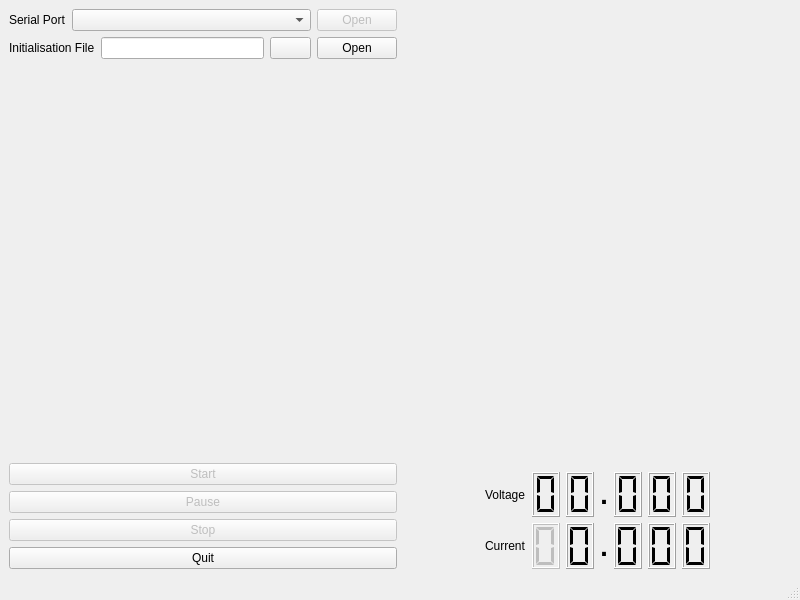
<?xml version="1.0" encoding="UTF-8"?>
<ui version="4.0">
 <class>MainWindow</class>
 <widget class="QMainWindow" name="MainWindow">
  <property name="geometry">
   <rect>
    <x>0</x>
    <y>0</y>
    <width>800</width>
    <height>600</height>
   </rect>
  </property>
  <property name="windowTitle">
   <string>MainWindow</string>
  </property>
  <widget class="QWidget" name="centralwidget">
   <layout class="QHBoxLayout" name="horizontalLayout_3" stretch="0,0">
    <item>
     <layout class="QVBoxLayout" name="verticalLayout_2" stretch="1,1,15">
      <item>
       <layout class="QHBoxLayout" name="horizontalLayout" stretch="1,5,1">
        <item>
         <widget class="QLabel" name="label">
          <property name="text">
           <string>Serial Port</string>
          </property>
         </widget>
        </item>
        <item>
         <widget class="QComboBox" name="serialPort">
          <property name="enabled">
           <bool>true</bool>
          </property>
         </widget>
        </item>
        <item>
         <widget class="QPushButton" name="openSerialPort">
          <property name="enabled">
           <bool>false</bool>
          </property>
          <property name="text">
           <string>Open</string>
          </property>
         </widget>
        </item>
       </layout>
      </item>
      <item>
       <layout class="QHBoxLayout" name="horizontalLayout_2" stretch="1,4,1,1">
        <item>
         <widget class="QLabel" name="label_2">
          <property name="text">
           <string>Initialisation File</string>
          </property>
         </widget>
        </item>
        <item>
         <widget class="QLineEdit" name="iniFile"/>
        </item>
        <item>
         <widget class="QPushButton" name="selectIniFile">
          <property name="text">
           <string/>
          </property>
          <property name="icon">
           <iconset theme="document-open">
            <normaloff>.</normaloff>.</iconset>
          </property>
         </widget>
        </item>
        <item>
         <widget class="QPushButton" name="openIniFile">
          <property name="text">
           <string>Open</string>
          </property>
         </widget>
        </item>
       </layout>
      </item>
      <item>
       <layout class="QVBoxLayout" name="verticalLayout">
        <item>
         <widget class="QLabel" name="iniIdentifier">
          <property name="text">
           <string/>
          </property>
         </widget>
        </item>
        <item>
         <widget class="QLabel" name="constantCurrent">
          <property name="text">
           <string/>
          </property>
         </widget>
        </item>
        <item>
         <widget class="QLabel" name="constantVoltage">
          <property name="text">
           <string/>
          </property>
         </widget>
        </item>
        <item>
         <widget class="QLabel" name="completeCurrent">
          <property name="text">
           <string/>
          </property>
         </widget>
        </item>
        <item>
         <widget class="QLabel" name="psuIdentifier">
          <property name="text">
           <string/>
          </property>
         </widget>
        </item>
        <item>
         <spacer name="verticalSpacer">
          <property name="orientation">
           <enum>Qt::Vertical</enum>
          </property>
          <property name="sizeHint" stdset="0">
           <size>
            <width>20</width>
            <height>40</height>
           </size>
          </property>
         </spacer>
        </item>
        <item>
         <widget class="QPushButton" name="start">
          <property name="enabled">
           <bool>false</bool>
          </property>
          <property name="text">
           <string>Start</string>
          </property>
         </widget>
        </item>
        <item>
         <widget class="QPushButton" name="pause">
          <property name="enabled">
           <bool>false</bool>
          </property>
          <property name="text">
           <string>Pause</string>
          </property>
         </widget>
        </item>
        <item>
         <widget class="QPushButton" name="stop">
          <property name="enabled">
           <bool>false</bool>
          </property>
          <property name="text">
           <string>Stop</string>
          </property>
         </widget>
        </item>
        <item>
         <widget class="QPushButton" name="quit">
          <property name="text">
           <string>Quit</string>
          </property>
         </widget>
        </item>
       </layout>
      </item>
     </layout>
    </item>
    <item>
     <layout class="QVBoxLayout" name="verticalLayout_3" stretch="10,1,1">
      <item>
       <widget class="QCustomPlot" name="ampsVoltsPlot" native="true"/>
      </item>
      <item>
       <layout class="QHBoxLayout" name="horizontalLayout_6">
        <item>
         <spacer name="horizontalSpacer_3">
          <property name="orientation">
           <enum>Qt::Horizontal</enum>
          </property>
          <property name="sizeHint" stdset="0">
           <size>
            <width>40</width>
            <height>20</height>
           </size>
          </property>
         </spacer>
        </item>
        <item>
         <widget class="QLabel" name="label_3">
          <property name="text">
           <string>Voltage</string>
          </property>
         </widget>
        </item>
        <item>
         <widget class="QLCDNumber" name="actualVoltsTens">
          <property name="sizePolicy">
           <sizepolicy hsizetype="Minimum" vsizetype="Minimum">
            <horstretch>0</horstretch>
            <verstretch>0</verstretch>
           </sizepolicy>
          </property>
          <property name="font">
           <font>
            <pointsize>10</pointsize>
           </font>
          </property>
          <property name="digitCount">
           <number>1</number>
          </property>
          <property name="segmentStyle">
           <enum>QLCDNumber::Flat</enum>
          </property>
         </widget>
        </item>
        <item>
         <widget class="QLCDNumber" name="actualVoltsOnes">
          <property name="sizePolicy">
           <sizepolicy hsizetype="Minimum" vsizetype="Minimum">
            <horstretch>0</horstretch>
            <verstretch>0</verstretch>
           </sizepolicy>
          </property>
          <property name="font">
           <font>
            <pointsize>10</pointsize>
           </font>
          </property>
          <property name="digitCount">
           <number>1</number>
          </property>
          <property name="segmentStyle">
           <enum>QLCDNumber::Flat</enum>
          </property>
         </widget>
        </item>
        <item>
         <widget class="QLabel" name="label_12">
          <property name="font">
           <font>
            <pointsize>20</pointsize>
            <bold>true</bold>
           </font>
          </property>
          <property name="text">
           <string>.</string>
          </property>
          <property name="alignment">
           <set>Qt::AlignCenter</set>
          </property>
         </widget>
        </item>
        <item>
         <widget class="QLCDNumber" name="actualVoltsTenths">
          <property name="sizePolicy">
           <sizepolicy hsizetype="Minimum" vsizetype="Minimum">
            <horstretch>0</horstretch>
            <verstretch>0</verstretch>
           </sizepolicy>
          </property>
          <property name="font">
           <font>
            <pointsize>10</pointsize>
           </font>
          </property>
          <property name="digitCount">
           <number>1</number>
          </property>
          <property name="segmentStyle">
           <enum>QLCDNumber::Flat</enum>
          </property>
         </widget>
        </item>
        <item>
         <widget class="QLCDNumber" name="actualVoltsHundreths">
          <property name="sizePolicy">
           <sizepolicy hsizetype="Minimum" vsizetype="Minimum">
            <horstretch>0</horstretch>
            <verstretch>0</verstretch>
           </sizepolicy>
          </property>
          <property name="font">
           <font>
            <pointsize>10</pointsize>
           </font>
          </property>
          <property name="digitCount">
           <number>1</number>
          </property>
          <property name="segmentStyle">
           <enum>QLCDNumber::Flat</enum>
          </property>
         </widget>
        </item>
        <item>
         <widget class="QLCDNumber" name="actualVoltsThousandths">
          <property name="sizePolicy">
           <sizepolicy hsizetype="Minimum" vsizetype="Minimum">
            <horstretch>0</horstretch>
            <verstretch>0</verstretch>
           </sizepolicy>
          </property>
          <property name="font">
           <font>
            <pointsize>10</pointsize>
           </font>
          </property>
          <property name="digitCount">
           <number>1</number>
          </property>
          <property name="segmentStyle">
           <enum>QLCDNumber::Flat</enum>
          </property>
         </widget>
        </item>
        <item>
         <spacer name="horizontalSpacer_4">
          <property name="orientation">
           <enum>Qt::Horizontal</enum>
          </property>
          <property name="sizeHint" stdset="0">
           <size>
            <width>40</width>
            <height>20</height>
           </size>
          </property>
         </spacer>
        </item>
       </layout>
      </item>
      <item>
       <layout class="QHBoxLayout" name="horizontalLayout_7">
        <item>
         <spacer name="horizontalSpacer_5">
          <property name="orientation">
           <enum>Qt::Horizontal</enum>
          </property>
          <property name="sizeHint" stdset="0">
           <size>
            <width>40</width>
            <height>20</height>
           </size>
          </property>
         </spacer>
        </item>
        <item>
         <widget class="QLabel" name="label_4">
          <property name="text">
           <string>Current</string>
          </property>
         </widget>
        </item>
        <item>
         <widget class="QLCDNumber" name="actualAmpsTens">
          <property name="enabled">
           <bool>false</bool>
          </property>
          <property name="sizePolicy">
           <sizepolicy hsizetype="Minimum" vsizetype="Minimum">
            <horstretch>0</horstretch>
            <verstretch>0</verstretch>
           </sizepolicy>
          </property>
          <property name="font">
           <font>
            <pointsize>10</pointsize>
           </font>
          </property>
          <property name="digitCount">
           <number>1</number>
          </property>
          <property name="segmentStyle">
           <enum>QLCDNumber::Flat</enum>
          </property>
         </widget>
        </item>
        <item>
         <widget class="QLCDNumber" name="actualAmpsOnes">
          <property name="sizePolicy">
           <sizepolicy hsizetype="Minimum" vsizetype="Minimum">
            <horstretch>0</horstretch>
            <verstretch>0</verstretch>
           </sizepolicy>
          </property>
          <property name="font">
           <font>
            <pointsize>10</pointsize>
           </font>
          </property>
          <property name="digitCount">
           <number>1</number>
          </property>
          <property name="segmentStyle">
           <enum>QLCDNumber::Flat</enum>
          </property>
         </widget>
        </item>
        <item>
         <widget class="QLabel" name="label_13">
          <property name="font">
           <font>
            <pointsize>20</pointsize>
            <bold>true</bold>
           </font>
          </property>
          <property name="text">
           <string>.</string>
          </property>
          <property name="alignment">
           <set>Qt::AlignCenter</set>
          </property>
         </widget>
        </item>
        <item>
         <widget class="QLCDNumber" name="actualAmpsTenths">
          <property name="sizePolicy">
           <sizepolicy hsizetype="Minimum" vsizetype="Minimum">
            <horstretch>0</horstretch>
            <verstretch>0</verstretch>
           </sizepolicy>
          </property>
          <property name="font">
           <font>
            <pointsize>10</pointsize>
           </font>
          </property>
          <property name="digitCount">
           <number>1</number>
          </property>
          <property name="segmentStyle">
           <enum>QLCDNumber::Flat</enum>
          </property>
         </widget>
        </item>
        <item>
         <widget class="QLCDNumber" name="actualAmpsHundreths">
          <property name="sizePolicy">
           <sizepolicy hsizetype="Minimum" vsizetype="Minimum">
            <horstretch>0</horstretch>
            <verstretch>0</verstretch>
           </sizepolicy>
          </property>
          <property name="font">
           <font>
            <pointsize>10</pointsize>
           </font>
          </property>
          <property name="digitCount">
           <number>1</number>
          </property>
          <property name="segmentStyle">
           <enum>QLCDNumber::Flat</enum>
          </property>
         </widget>
        </item>
        <item>
         <widget class="QLCDNumber" name="actualAmpsThousandths">
          <property name="sizePolicy">
           <sizepolicy hsizetype="Minimum" vsizetype="Minimum">
            <horstretch>0</horstretch>
            <verstretch>0</verstretch>
           </sizepolicy>
          </property>
          <property name="font">
           <font>
            <pointsize>10</pointsize>
           </font>
          </property>
          <property name="digitCount">
           <number>1</number>
          </property>
          <property name="segmentStyle">
           <enum>QLCDNumber::Flat</enum>
          </property>
         </widget>
        </item>
        <item>
         <spacer name="horizontalSpacer_6">
          <property name="orientation">
           <enum>Qt::Horizontal</enum>
          </property>
          <property name="sizeHint" stdset="0">
           <size>
            <width>40</width>
            <height>20</height>
           </size>
          </property>
         </spacer>
        </item>
       </layout>
      </item>
     </layout>
    </item>
   </layout>
  </widget>
  <widget class="QStatusBar" name="statusbar"/>
 </widget>
 <customwidgets>
  <customwidget>
   <class>QCustomPlot</class>
   <extends>QWidget</extends>
   <header>qcustomplot.h</header>
   <container>1</container>
  </customwidget>
 </customwidgets>
 <resources/>
 <connections/>
</ui>
